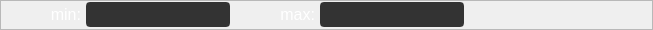
        <widget class="QFrame" name="frame_5">
         <property name="minimumSize">
          <size>
           <width>0</width>
           <height>30</height>
          </size>
         </property>
         <property name="maximumSize">
          <size>
           <width>16777215</width>
           <height>30</height>
          </size>
         </property>
         <property name="frameShape">
          <enum>QFrame::StyledPanel</enum>
         </property>
         <property name="frameShadow">
          <enum>QFrame::Raised</enum>
         </property>
         <layout class="QHBoxLayout" name="horizontalLayout_5">
          <property name="spacing">
           <number>5</number>
          </property>
          <property name="leftMargin">
           <number>0</number>
          </property>
          <property name="topMargin">
           <number>0</number>
          </property>
          <property name="rightMargin">
           <number>0</number>
          </property>
          <property name="bottomMargin">
           <number>0</number>
          </property>
          <item>
           <widget class="QLabel" name="lab_function_min">
            <property name="minimumSize">
             <size>
              <width>80</width>
              <height>20</height>
             </size>
            </property>
            <property name="maximumSize">
             <size>
              <width>80</width>
              <height>30</height>
             </size>
            </property>
            <property name="font">
             <font>
              <family>Segoe UI</family>
              <pointsize>16</pointsize>
             </font>
            </property>
            <property name="styleSheet">
             <string notr="true">color:rgb(255,255,255);</string>
            </property>
            <property name="midLineWidth">
             <number>0</number>
            </property>
            <property name="text">
             <string>&lt;html&gt;&lt;head/&gt;&lt;body&gt;&lt;p&gt;&lt;span style=&quot; font-size:12pt; color:#ffffff;&quot;&gt;min:&lt;/span&gt;&lt;/p&gt;&lt;/body&gt;&lt;/html&gt;</string>
            </property>
            <property name="alignment">
             <set>Qt::AlignRight|Qt::AlignTrailing|Qt::AlignVCenter</set>
            </property>
           </widget>
          </item>
          <item>
           <widget class="QLineEdit" name="line_function_min">
            <property name="enabled">
             <bool>true</bool>
            </property>
            <property name="minimumSize">
             <size>
              <width>100</width>
              <height>25</height>
             </size>
            </property>
            <property name="maximumSize">
             <size>
              <width>300</width>
              <height>25</height>
             </size>
            </property>
            <property name="font">
             <font>
              <family>Segoe UI</family>
              <pointsize>12</pointsize>
             </font>
            </property>
            <property name="styleSheet">
             <string notr="true">QLineEdit {
	color:rgb(255,255,255);
	border:2px solid rgb(51,51,51);
	border-radius:4px;
	background:rgb(51,51,51);
}

QLineEdit:disabled {
	color:rgb(255,255,255);
	border:2px solid rgb(112,112,112);
	border-radius:4px;
	background:rgb(112,112,112);
}</string>
            </property>
            <property name="text">
             <string/>
            </property>
           </widget>
          </item>
          <item>
           <widget class="QLabel" name="lab_function_max">
            <property name="minimumSize">
             <size>
              <width>80</width>
              <height>20</height>
             </size>
            </property>
            <property name="maximumSize">
             <size>
              <width>80</width>
              <height>30</height>
             </size>
            </property>
            <property name="font">
             <font>
              <family>Segoe UI</family>
              <pointsize>16</pointsize>
             </font>
            </property>
            <property name="styleSheet">
             <string notr="true">color:rgb(255,255,255);</string>
            </property>
            <property name="midLineWidth">
             <number>0</number>
            </property>
            <property name="text">
             <string>&lt;html&gt;&lt;head/&gt;&lt;body&gt;&lt;p&gt;&lt;span style=&quot; font-size:12pt; color:#ffffff;&quot;&gt;max:&lt;/span&gt;&lt;/p&gt;&lt;/body&gt;&lt;/html&gt;</string>
            </property>
            <property name="alignment">
             <set>Qt::AlignRight|Qt::AlignTrailing|Qt::AlignVCenter</set>
            </property>
           </widget>
          </item>
          <item>
           <widget class="QLineEdit" name="line_function_max">
            <property name="enabled">
             <bool>true</bool>
            </property>
            <property name="minimumSize">
             <size>
              <width>100</width>
              <height>25</height>
             </size>
            </property>
            <property name="maximumSize">
             <size>
              <width>300</width>
              <height>25</height>
             </size>
            </property>
            <property name="font">
             <font>
              <family>Segoe UI</family>
              <pointsize>12</pointsize>
             </font>
            </property>
            <property name="styleSheet">
             <string notr="true">QLineEdit {
	color:rgb(255,255,255);
	border:2px solid rgb(51,51,51);
	border-radius:4px;
	background:rgb(51,51,51);
}

QLineEdit:disabled {
	color:rgb(255,255,255);
	border:2px solid rgb(112,112,112);
	border-radius:4px;
	background:rgb(112,112,112);
}</string>
            </property>
            <property name="text">
             <string/>
            </property>
           </widget>
          </item>
          <item>
           <spacer name="horizontalSpacer_5">
            <property name="orientation">
             <enum>Qt::Horizontal</enum>
            </property>
            <property name="sizeHint" stdset="0">
             <size>
              <width>188</width>
              <height>20</height>
             </size>
            </property>
           </spacer>
          </item>
         </layout>
        </widget>
